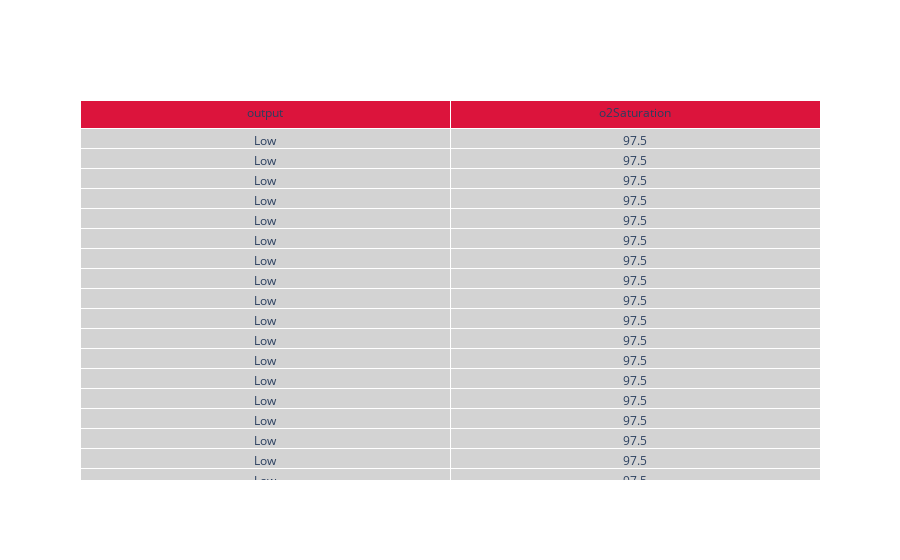

Write notebook code for a chart like this one.
### Code cell
us_series_data=df[df['output']=="Low"]
oldest_us_series=us_series_data.sort_values(by="o2Saturation",ascending=False)[0:200]

fig = go.Figure(data=[go.Table(header=dict(values=['output',"o2Saturation"],fill_color='crimson'),
                 cells=dict(values=[oldest_us_series['output'],oldest_us_series['o2Saturation']],fill_color='lightgray'))
                     ])
fig.show()

### Figure 1 — Plotly figure (JSON) as saved in the notebook; plotly's stock layout.template omitted (floating-point values rounded to 4 significant figures; data arrays with more than 128 entries replaced by an {"elided": "..."} marker saying what was removed)
{"data": [{"cells": {"fill": {"color": "lightgray"}, "values": {"elided": "2x138 mixed values"}}, "header": {"fill": {"color": "crimson"}, "values": ["output", "o2Saturation"]}, "type": "table"}], "layout": {}}
